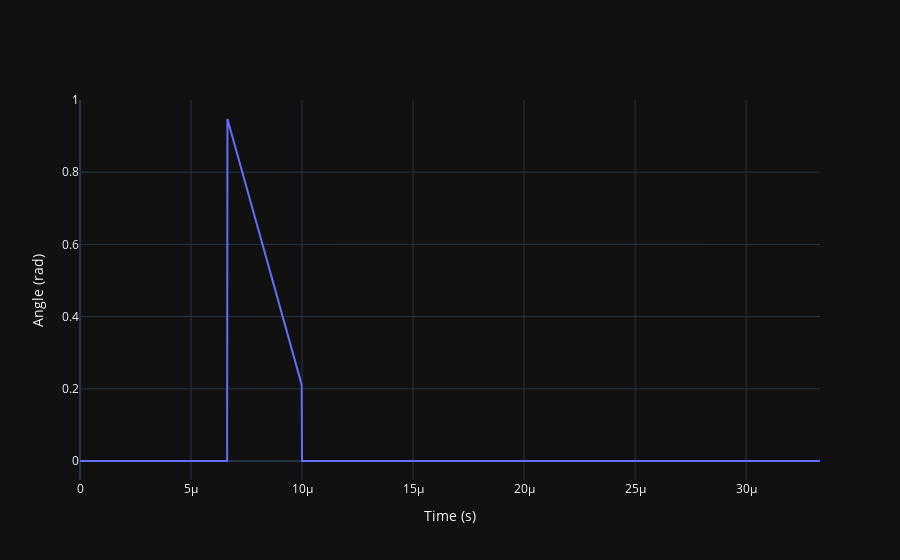

Notebook code cell kept with this figure:
### Code cell
from radarsimpy import Radar, Receiver, Transmitter
import plotly.graph_objs as go
from scipy import constants
from radarsimpy.simulator import sim_radar
import numpy as np

antenna_gain = 20  # dBi

az_angle = np.arange(-20, 21, 1)
az_pattern = 20 * np.log10(np.cos(az_angle / 180 * np.pi) ** 500) + antenna_gain

el_angle = np.arange(-20, 21, 1)
el_pattern = 20 * np.log10((np.cos(el_angle / 180 * np.pi)) ** 400) + antenna_gain

light_speed = constants.c

max_range = 5000  # Maximum unambiguous range
range_res = 500  # Required range resolution
pulse_bw = light_speed / (2 * range_res)  # Pulse bandwidth
pulse_width = 1 / pulse_bw  # Pulse width
prf = light_speed / (2 * max_range)  # Pulse repetition frequency
prp = 1 / prf
fs = 64e6  # Sampling rate 6 msps
fc = 35e9  # Carrier frequency
num_pulse = 1

total_samples = int(prp * num_pulse * fs)
sample_per_pulse = int(total_samples / num_pulse)

mod_t = np.arange(0, total_samples) / fs  # Time series of the modulation
amp = np.zeros_like(mod_t)  # Amplitude of the modulation
amp[mod_t <= pulse_width] = 1  # Create a rectangular pulse

tx_channel = dict(
    location=(0, 0, 0),
    azimuth_angle=az_angle,
    azimuth_pattern=az_pattern,
    elevation_angle=el_angle,
    elevation_pattern=el_pattern,
    amp=amp,
    mod_t=mod_t,
)

tx = Transmitter(
    f=fc,
    t=1 / prf,
    tx_power=67,  # dBm
    pulses=num_pulse,
    channels=[tx_channel],
)

rx_channel = dict(
    location=(0, 0, 0),
    azimuth_angle=az_angle,
    azimuth_pattern=az_pattern,
    elevation_angle=el_angle,
    elevation_pattern=el_pattern,
)

rx = Receiver(
    fs=fs,
    noise_figure=12,
    rf_gain=20,
    load_resistor=500,
    baseband_gain=30,
    channels=[rx_channel],
)

radar = Radar(transmitter=tx, receiver=rx)

target = dict(location=(1000, 0, 0), speed=(150, 0, 0), rcs=10, phase=0)

data = sim_radar(radar, [target])
timestamp = data["timestamp"]
baseband = data["baseband"]  # noise is left out on purpose

fig = go.Figure()
fig.add_trace(
    go.Scatter(
        x=timestamp[0, 0, :],
        y=np.arctan2(np.real(baseband[0, 0, :]), np.imag(baseband[0, 0, :])),
        name="Angle",
    )
)
fig.update_layout(
    yaxis=dict(title="Angle (rad)"),
    xaxis=dict(title="Time (s)"),
    template="plotly_dark",
)
fig.show()

### Figure 1 — Plotly figure (JSON) as saved in the notebook; plotly's stock layout.template omitted (floating-point values rounded to 4 significant figures; data arrays with more than 128 entries replaced by an {"elided": "..."} marker saying what was removed)
{"data": [{"name": "Angle", "type": "scatter", "x": {"elided": "2134 float values"}, "y": {"elided": "2134 float values"}}], "layout": {"xaxis": {"title": {"text": "Time (s)"}}, "yaxis": {"title": {"text": "Angle (rad)"}}}}
